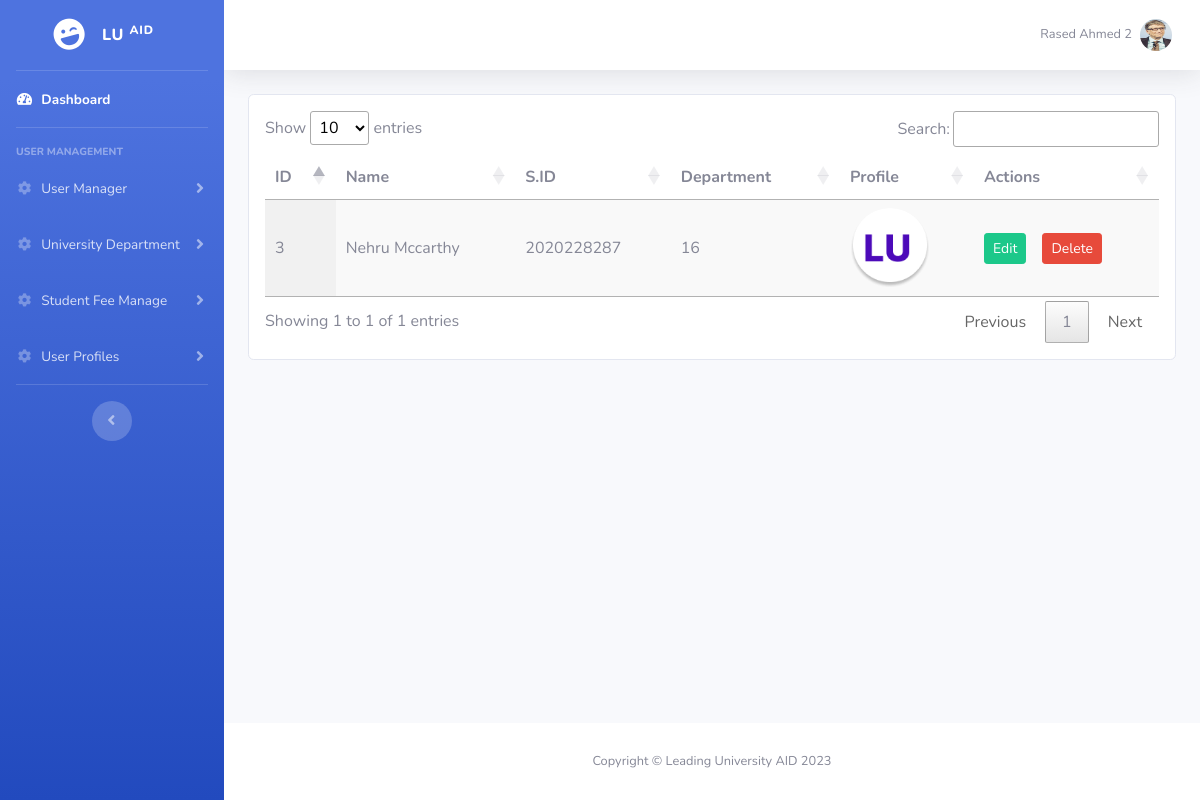
Page /lu-admin/student_fee.php?source=all_student (signed in) on the committed database.
### tables this page shows
CREATE TABLE `users` (
  `id` int NOT NULL,
  `name` varchar(200) NOT NULL,
  `email` varchar(100) NOT NULL,
  `phone` int NOT NULL,
  `st_id` int NOT NULL,
  `department` varchar(200) NOT NULL,
  `dob` date NOT NULL,
  `blood_group` varchar(255) NOT NULL,
  `password` varchar(100) NOT NULL,
  `profile` varchar(250) NOT NULL,
  `verification_code` varchar(255) NOT NULL,
  `is_verify` int NOT NULL DEFAULT '0',
  `user_role` varchar(255) NOT NULL DEFAULT 'student',
  `create_date` timestamp(6) NOT NULL DEFAULT CURRENT_TIMESTAMP(6) ON UPDATE CURRENT_TIMESTAMP(6)
);

### lu-admin/student_fee_components/all_student.php (the view, shortened to what this page needs)
<div class="row">
    <div class="col-md-12">
        <div class="card mb-5" >
            <?php
            $query = "SELECT * FROM `users` WHERE `user_role` = 'student'";
            $query_fetch_users = mysqli_query($connection, $query);
            $total_users = mysqli_num_rows($query_fetch_users);
            if($total_users > 0){
                ?>
                <div class="table-responsive p-3">
                    <table id="example" class="display" style="width:100%!important">
                        <thead>
                        <tr>
                            <th class="ml-5">ID</th>
                            <th> Name </th>
                            <th> S.ID</th>
                            <th> Department</th>
                            <th> Profile</th>
                            <th>Actions</th>
                        </tr>
                        </thead>
                        <tbody>
                        <?php
                        while($row = mysqli_fetch_assoc($query_fetch_users)){
                            $user_id  = $row['id'];
                            $name  = $row['name'];
                            $st_id  = $row['st_id'];
                            $department = $row['department'];
                            $profile = $row['profile'];
                            ?>
                            <tr>
                                <td><?php echo $user_id ?> </td>
                                <td><?php echo $name ?></td>
                                <td><?php echo $st_id ?></td>
                                <td><?php echo $department ?></td>
                                <td>
                                    <img src="../upload/<?php echo $profile ?>" class="img-fluid" style="height: 80px; border-radius: 50px; text-align: center"/>
                                </td>
                                <td>
                                    <div class="d-flex align-items-center">
                                        <a href="users.php?source=edit_users&user_id=<?php echo $user_id; ?>">
                                            <button type="submit" class="btn btn-success btn-sm btn-icon-text mr-3" name="update_btn">
                                                Edit
                                            </button>
                                        </a>
                                        <a href="users.php?source=delete_user&user_id=<?php echo $user_id; ?>">
                                            <button type="submit" class="btn btn-danger btn-sm btn-icon-text" name="delete_btn">
                                                Delete
                                            </button>
                                        </a>
                                    </div>
                                </td>
                            </tr>
                        <?php } ?>
                        </tbody>
                    </table>
                </div>
                <?php
            }else{
                echo "<h3 class='text-center p-4'> No Results Found </h3>";
            }
            ?>
        </div>
    </div>
</div>

### rows in the picture
users: id "3", name "Nehru Mccarthy", st "2020228287", department "16", profile (picture)

### other values in the picture
$_SESSION['name'] "Rased Ahmed 2"
